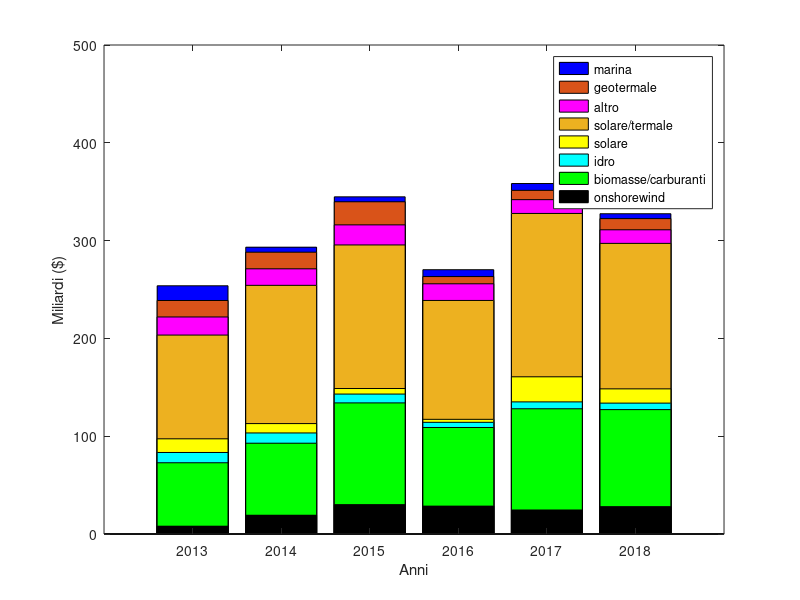

This figure's MATLAB source:
anno1 = [2013 2014 2015 2016 2017 2018];
marina = [253.82144 293.26236 344.77093 270.24846 358.36591 327.49042];
HG = bar(anno1,marina,'facecolor','b');
hold on

anno2 = [2013 2014 2015 2016 2017 2018];
geotermale = [238.75689 288.13665 339.70238 263.22937 351.36591 322.49042];
HG = bar(anno2,geotermale,'facecolor','#D95319');
hold on

anno3 = [2013 2014 2015 2016 2017 2018];
altro = [221.9145 271.15363 316.08391 255.83633 341.86335 311.04834];
HG = bar(anno3,altro,'facecolor','m');
hold on

anno4 = [2013 2014 2015 2016 2017 2018];
solter = [203.40506 254.25634 295.55862 238.80748 327.76475 297.15801];
HG = bar(anno4,solter,'facecolor','#EDB120');
hold on

anno5 = [2013 2014 2015 2016 2017 2018];
solare = [97.32323 112.89926 148.75101 117.24722 160.73072 148.40432];
HG = bar(anno5,solare,'facecolor','y');
hold on

anno6 = [2013 2014 2015 2016 2017 2018];
idro = [83.35772 103.32197 143.08226 114.201132 135.08268 133.82191];
HG = bar(anno6,idro,'facecolor','c');
hold on

anno7 = [2013 2014 2015 2016 2017 2018];
biomassacarburanti = [72.85523 92.8325 134.0612 108.91772 128.05051 127.18796];
HG = bar(anno7,biomassacarburanti,'facecolor','g');
hold on

anno8 = [2013 2014 2015 2016 2017 2018];
onshorewind = [7.97349 19.18155 30.05657 28.50084 24.55427 27.99614];
HG = bar(anno8,onshorewind,'facecolor','k');
hold on

ylim([0 500])
xlabel('Anni')
ylabel('Miliardi ($)')
legend('marina','geotermale','altro','solare/termale','solare','idro','biomasse/carburanti','onshorewind')